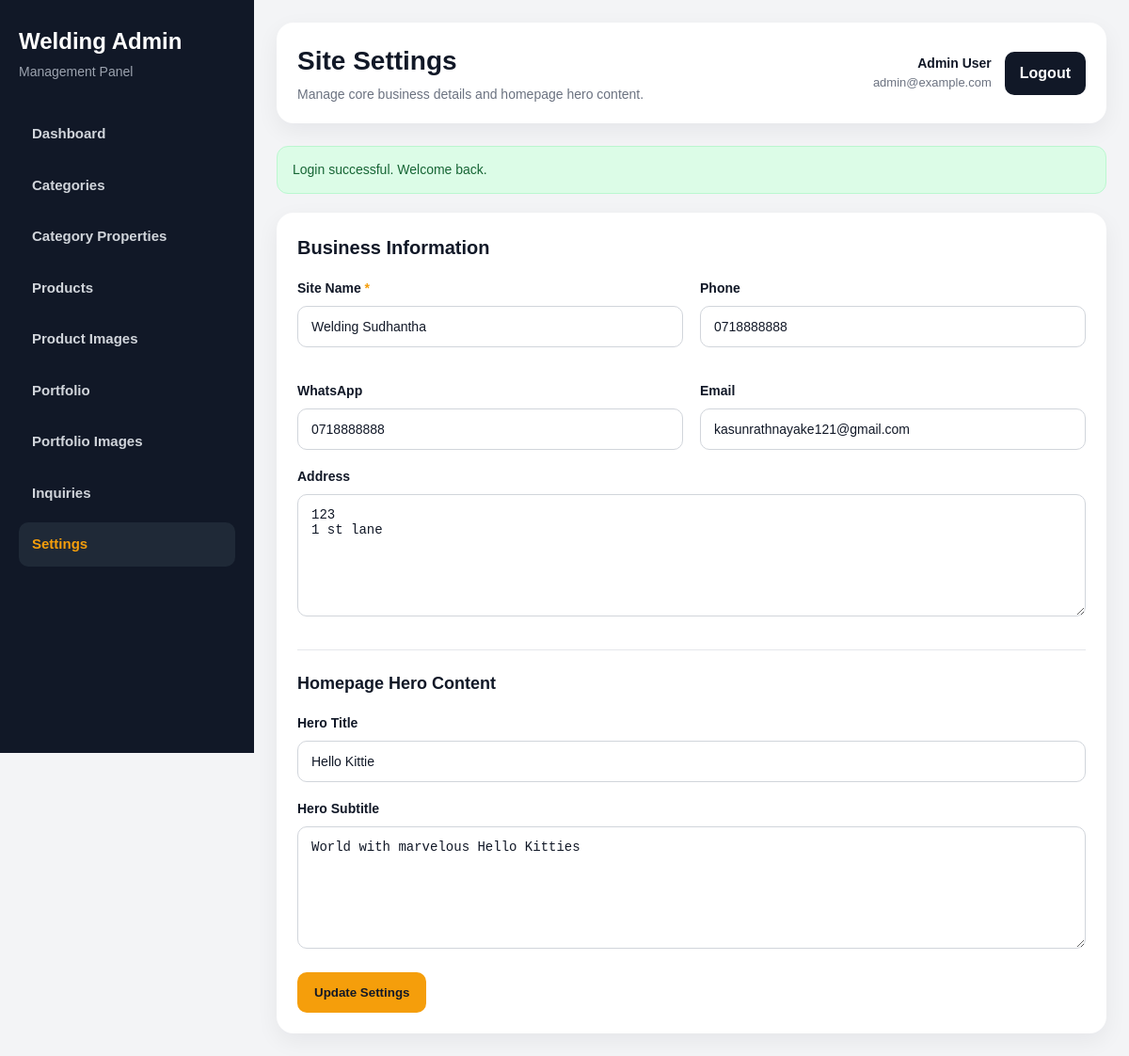
Page /admin/settings/index.php (signed in) on the earlier database version.
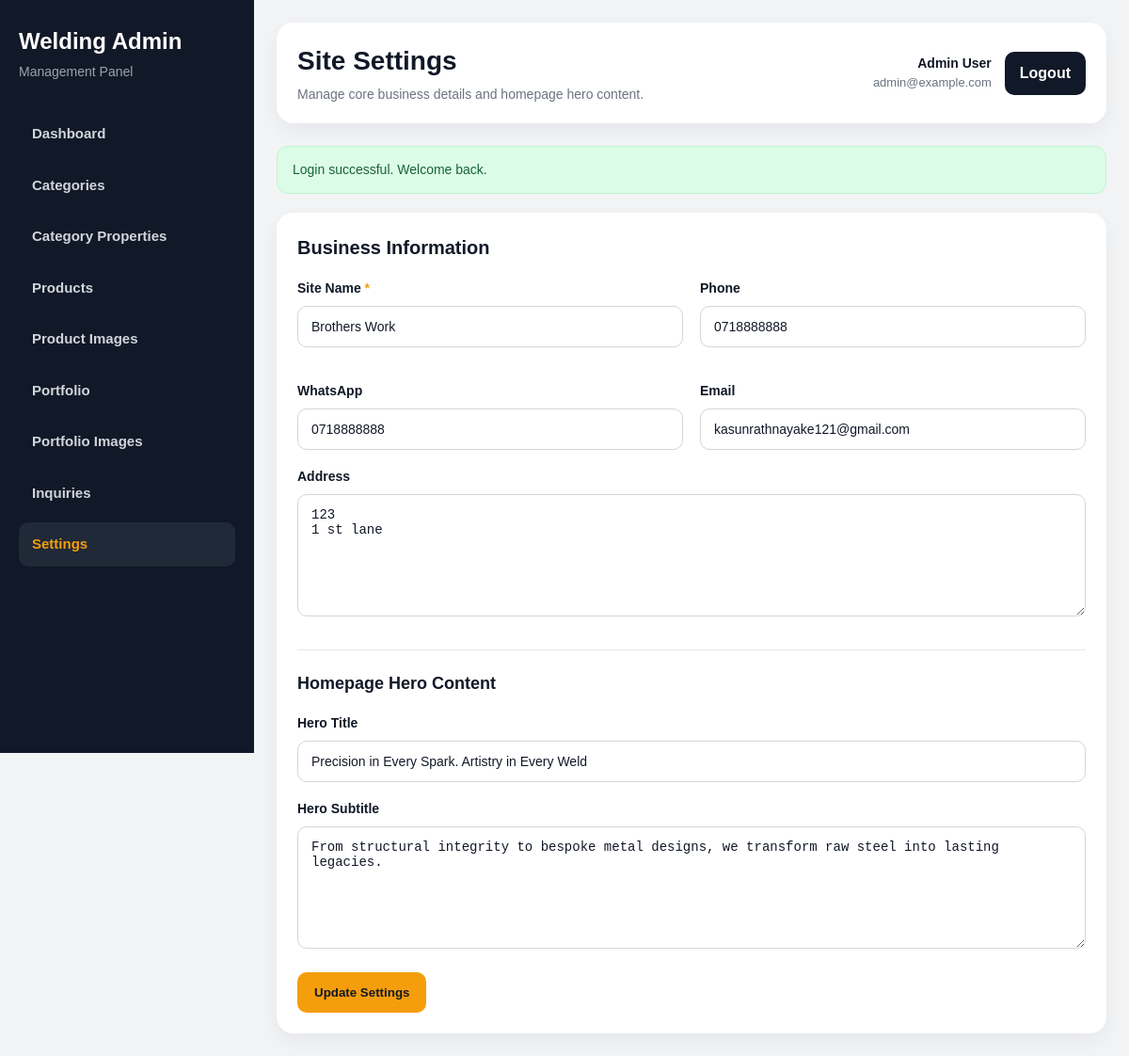
Same page on the later database version.
### tables this page shows
CREATE TABLE `site_settings` (
  `id` int NOT NULL,
  `site_name` varchar(200) NOT NULL,
  `phone` varchar(50) DEFAULT NULL,
  `whatsapp` varchar(50) DEFAULT NULL,
  `email` varchar(150) DEFAULT NULL,
  `address` text,
  `hero_title` varchar(255) DEFAULT NULL,
  `hero_subtitle` text
);

### includes/functions.php (called while the page is built, shortened)
<?php
function e($value): string
{
    return htmlspecialchars((string)($value ?? ''), ENT_QUOTES, 'UTF-8');
}
function get_flash(string $key): ?string
{
    if (!isset($_SESSION['flash'][$key])) {
        return null;
    }
    $message = $_SESSION['flash'][$key];
    return $message;
}

### admin/settings/index.php (the view, shortened to what this page needs)
<?php
require_once __DIR__ . '/../includes/auth.php';
$successMessage = get_flash('success');
$stmt = $pdo->query("SELECT * FROM site_settings ORDER BY id ASC LIMIT 1");
$settings = $stmt->fetch();
$settingsId = $settings['id'] ?? 0;
$siteName = $settings['site_name'] ?? '';
$phone = $settings['phone'] ?? '';
$whatsapp = $settings['whatsapp'] ?? '';
$email = $settings['email'] ?? '';
$address = $settings['address'] ?? '';
$heroTitle = $settings['hero_title'] ?? '';
$heroSubtitle = $settings['hero_subtitle'] ?? '';
require_once __DIR__ . '/../includes/header.php';
?>
<div class="admin-layout">
    <?php require_once __DIR__ . '/../includes/sidebar.php'; ?>
    <main class="admin-main">
        <?php require_once __DIR__ . '/../includes/topbar.php'; ?>
        <?php if ($successMessage): ?>
            <div class="alert alert-success"><?php echo e($successMessage); ?></div>
        <?php endif; ?>
        <section class="content-card settings-card">
            <div class="content-card-header">
                <h3>Business Information</h3>
            </div>
            <form method="POST" action="" class="admin-form" novalidate>
                <div class="form-grid">
                    <div class="form-group">
                        <label for="site_name">Site Name <span>*</span></label>
                        <input
                            type="text"
                            id="site_name"
                            name="site_name"
                            maxlength="200"
                            value="<?php echo e($siteName); ?>"
                            placeholder="Enter site name"
                            required
                        >
                    </div>
                    <div class="form-group">
                        <label for="phone">Phone</label>
                        <input
                            type="text"
                            id="phone"
                            name="phone"
                            maxlength="50"
                            value="<?php echo e($phone); ?>"
                            placeholder="Enter phone number"
                        >
                    </div>
                    <div class="form-group">
                        <label for="whatsapp">WhatsApp</label>
                        <input
                            type="text"
                            id="whatsapp"
                            name="whatsapp"
                            maxlength="50"
                            value="<?php echo e($whatsapp); ?>"
                            placeholder="Enter WhatsApp number"
                        >
                    </div>
                    <div class="form-group">
                        <label for="email">Email</label>
                        <input
                            type="email"
                            id="email"
                            name="email"
                            maxlength="150"
                            value="<?php echo e($email); ?>"
                            placeholder="Enter email address"
                        >
                    </div>
                </div>
                <div class="form-group">
                    <label for="address">Address</label>
                    <textarea
                        id="address"
                        name="address"
                        placeholder="Enter business address"><?php echo e($address); ?></textarea>
                </div>
                <div class="section-block">
                    <div class="section-block-header">
                        <h4>Homepage Hero Content</h4>
                    </div>
                    <div class="form-group">
                        <label for="hero_title">Hero Title</label>
                        <input
                            type="text"
                            id="hero_title"
                            name="hero_title"
                            maxlength="255"
                            value="<?php echo e($heroTitle); ?>"
                            placeholder="Enter hero title"
                        >
                    </div>
                    <div class="form-group">
                        <label for="hero_subtitle">Hero Subtitle</label>
                        <textarea
                            id="hero_subtitle"
                            name="hero_subtitle"
                            placeholder="Enter hero subtitle"><?php echo e($heroSubtitle); ?></textarea>
                    </div>
                </div>
                <button type="submit" class="btn btn-primary">
                    <?php echo $settingsId > 0 ? 'Update Settings' : 'Save Settings'; ?>
                </button>
            </form>
        </section>
    </main>
</div>
<?php require_once __DIR__ . '/../includes/footer.php'; ?>

Differences in the rows shown:
changed site_settings "kasunrathnayake121@gmail.com": site_name "Welding Sudhantha" → "Brothers Work"; hero_title "Hello Kittie" → "Precision in Every Spark. Artistry in Every Weld"; hero_subtitle "World with marvelous Hello Kitties" → "From structural integrity to bespoke metal designs, we transform raw steel into lasting legacies."
